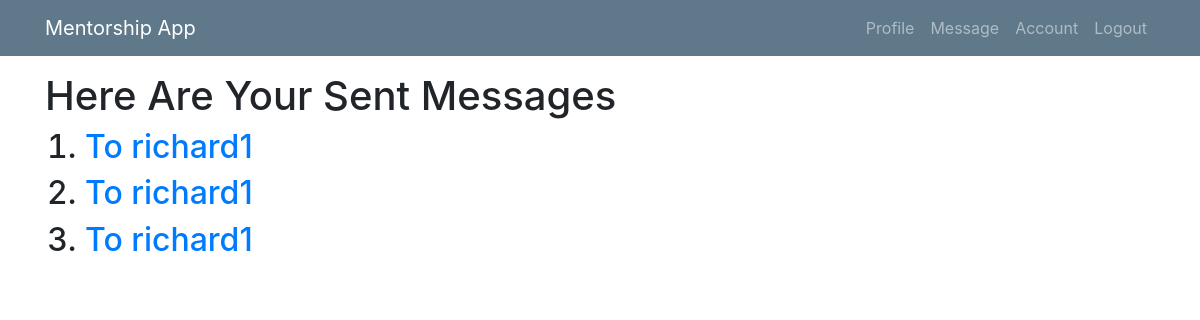
Page /list-message/ (signed in) on the earlier database version.
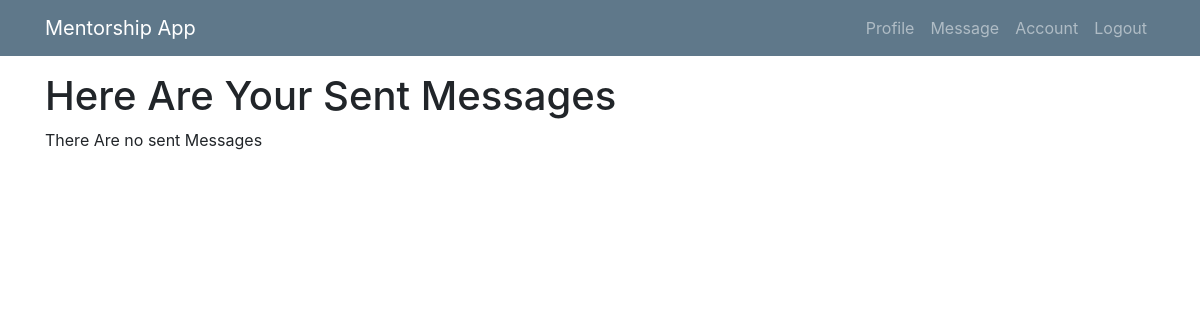
Same page on the later database version.
### mentee/models.py (models this page shows, shortened)
class Msg(models.Model):
    sender = models.ForeignKey(User, related_name="sender", on_delete=models.CASCADE, null=True)
    receipient = models.ForeignKey(User, related_name="receipient", on_delete=models.CASCADE)
    msg_content = models.TextField(max_length=100)
    sent_at = models.DateTimeField(null=True, blank=True)
    comment = models.TextField(blank=True, null=True)
    comment_at = models.DateTimeField(blank=True, null=True)
    is_approved = models.BooleanField(default=False, verbose_name="Approve?")
    date_approved = models.DateTimeField(blank=True, null=True)
    class Meta:
        ordering = ['-sent_at']

class User(AbstractUser):
    is_mentee = models.BooleanField(default=False)
    is_mentor = models.BooleanField(default=False)

### mentee/views/mentee.py (the view)
# urls.py: path('list-message/', mentee.MessageListView.as_view(), name='list'),
class MessageListView(LoginRequiredMixin, UserPassesTestMixin, ListView):
    model = Msg
    template_name = 'menti/listmessages.html'
    context_object_name = 'sentmesso'
    def test_func(self):
        return self.request.user.is_mentee
    def get_queryset(self):
        return self.model.objects.filter(sender=self.request.user)

### mentee/templates/menti/listmessages.html
{% extends 'menti/base.html' %}
{% block content %}
<br><br><br>
<h1>Here Are Your Sent Messages</h1>
     {% if sentmesso %}
  <ol>
      {% for messo in sentmesso %}
      <h2><li><a href="{% url 'sent' pk=messo.pk %}">To {{ messo.receipient }} </a></li></h2>
      {% endfor %}
  </ol>
{% else %}
<p>There Are no sent Messages</p>
{% endif %}
{% endblock %}

Differences in the rows shown:
removed Msg: receipient "richard1"
removed Msg: receipient "richard1"
removed Msg: receipient "richard1"
Other differences:
text now shown: "There Are no sent Messages"
